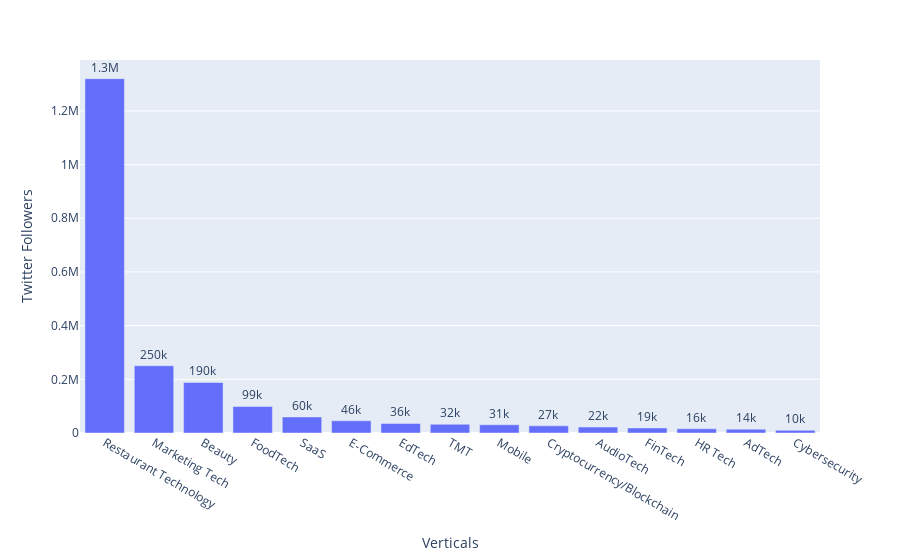

The cell this chart's notebook holds for it:
### Code cell
#plotting bar chart
fig = px.bar(twitter_avg_top, y='Twitter Followers', x='Verticals', text='Twitter Followers')
fig.update_traces(texttemplate='%{text:.2s}', textposition='outside')
fig.update_layout(uniformtext_minsize=8, uniformtext_mode='hide')
fig.show()

### Figure 1 — Plotly figure (JSON) as saved in the notebook; plotly's stock layout.template omitted (floating-point values rounded to 4 significant figures)
{"data": [{"alignmentgroup": "True", "hoverlabel": {"namelength": 0}, "hovertemplate": "Verticals=%{x}<br>Twitter Followers=%{text}", "legendgroup": "", "marker": {"color": "#636efa"}, "name": "", "offsetgroup": "", "orientation": "v", "showlegend": false, "text": [1320220, 250400.0, 188253, 98810.0, 59650.0, 45690.0, 35784, 32450.0, 30730.0, 26710.0, 22140.0, 18860.0, 15646, 14140.0, 10140.0], "textposition": "outside", "texttemplate": "%{text:.2s}", "type": "bar", "x": ["Restaurant Technology", "Marketing Tech", "Beauty", "FoodTech", "SaaS", "E-Commerce", "EdTech", "TMT", "Mobile", "Cryptocurrency/Blockchain", "AudioTech", "FinTech", "HR Tech", "AdTech", "Cybersecurity"], "xaxis": "x", "y": [1320220, 250400.0, 188253, 98810.0, 59650.0, 45690.0, 35784, 32450.0, 30730.0, 26710.0, 22140.0, 18860.0, 15646, 14140.0, 10140.0], "yaxis": "y"}], "layout": {"barmode": "relative", "legend": {"tracegroupgap": 0}, "margin": {"t": 60}, "uniformtext": {"minsize": 8, "mode": "hide"}, "xaxis": {"anchor": "y", "domain": [0, 1], "title": {"text": "Verticals"}}, "yaxis": {"anchor": "x", "domain": [0, 1], "title": {"text": "Twitter Followers"}}}}
